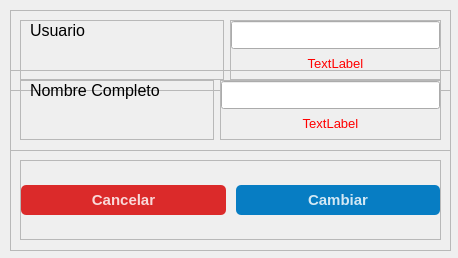
<?xml version="1.0" encoding="UTF-8"?>
<ui version="4.0">
 <class>Dialog</class>
 <widget class="QDialog" name="Dialog">
  <property name="geometry">
   <rect>
    <x>0</x>
    <y>0</y>
    <width>458</width>
    <height>258</height>
   </rect>
  </property>
  <property name="windowTitle">
   <string>Dialog</string>
  </property>
  <widget class="QFrame" name="frame">
   <property name="geometry">
    <rect>
     <x>10</x>
     <y>10</y>
     <width>441</width>
     <height>241</height>
    </rect>
   </property>
   <property name="frameShape">
    <enum>QFrame::StyledPanel</enum>
   </property>
   <property name="frameShadow">
    <enum>QFrame::Raised</enum>
   </property>
   <widget class="QFrame" name="frame_3">
    <property name="geometry">
     <rect>
      <x>10</x>
      <y>150</y>
      <width>421</width>
      <height>80</height>
     </rect>
    </property>
    <property name="sizePolicy">
     <sizepolicy hsizetype="Preferred" vsizetype="Expanding">
      <horstretch>0</horstretch>
      <verstretch>0</verstretch>
     </sizepolicy>
    </property>
    <property name="minimumSize">
     <size>
      <width>0</width>
      <height>80</height>
     </size>
    </property>
    <property name="maximumSize">
     <size>
      <width>16777215</width>
      <height>60</height>
     </size>
    </property>
    <property name="frameShape">
     <enum>QFrame::StyledPanel</enum>
    </property>
    <property name="frameShadow">
     <enum>QFrame::Raised</enum>
    </property>
    <layout class="QHBoxLayout" name="horizontalLayout">
     <property name="spacing">
      <number>10</number>
     </property>
     <property name="leftMargin">
      <number>0</number>
     </property>
     <property name="topMargin">
      <number>0</number>
     </property>
     <property name="rightMargin">
      <number>0</number>
     </property>
     <property name="bottomMargin">
      <number>0</number>
     </property>
     <item>
      <widget class="QPushButton" name="pushButton">
       <property name="maximumSize">
        <size>
         <width>16777215</width>
         <height>30</height>
        </size>
       </property>
       <property name="font">
        <font>
         <pointsize>11</pointsize>
         <bold>true</bold>
        </font>
       </property>
       <property name="styleSheet">
        <string notr="true">#pushButton{
    background-color: rgba(215, 0, 0, 210); /* Fondo rojo sólido */
    color: rgba(255, 255, 255, 210); /* Texto en blanco */
    border-radius: 5px;
}

#pushButton:hover {
    background-color: rgba(200, 0, 0, 255); /* Rojo más oscuro para el hover */
    color: rgba(255, 255, 255, 210); /* Mantenemos el texto en blanco */
}

#pushButton :pressed {
    background-color: rgba(150, 0, 0, 255); /* Rojo aún más oscuro para el estado presionado */
    padding-left: 5px; /* Efecto de presión */
    padding-top: 5px; /* Efecto de presión */
}</string>
       </property>
       <property name="text">
        <string>Cancelar</string>
       </property>
      </widget>
     </item>
     <item>
      <widget class="QPushButton" name="pushButton_2">
       <property name="maximumSize">
        <size>
         <width>16777215</width>
         <height>30</height>
        </size>
       </property>
       <property name="font">
        <font>
         <pointsize>11</pointsize>
         <bold>true</bold>
        </font>
       </property>
       <property name="styleSheet">
        <string notr="true">QPushButton{

		background-color: rgb(7, 125, 195);
	color:rgba(255, 255, 255, 210);
	border-radius:5px;
}

QPushButton:hover{
		background-color: rgb(9, 164, 253);
}

QPushButton:pressed{
	padding-left:5px;
	padding-top:5px;
	background-color:rgba(150, 123, 111, 255);
}</string>
       </property>
       <property name="text">
        <string>Cambiar</string>
       </property>
      </widget>
     </item>
    </layout>
   </widget>
   <widget class="QFrame" name="frame_14">
    <property name="geometry">
     <rect>
      <x>0</x>
      <y>0</y>
      <width>441</width>
      <height>81</height>
     </rect>
    </property>
    <property name="frameShape">
     <enum>QFrame::StyledPanel</enum>
    </property>
    <property name="frameShadow">
     <enum>QFrame::Raised</enum>
    </property>
    <layout class="QGridLayout" name="gridLayout_3">
     <item row="0" column="0">
      <widget class="QFrame" name="frame_15">
       <property name="maximumSize">
        <size>
         <width>16777215</width>
         <height>100</height>
        </size>
       </property>
       <property name="frameShape">
        <enum>QFrame::StyledPanel</enum>
       </property>
       <property name="frameShadow">
        <enum>QFrame::Raised</enum>
       </property>
       <layout class="QVBoxLayout" name="verticalLayout_10">
        <property name="spacing">
         <number>0</number>
        </property>
        <property name="topMargin">
         <number>0</number>
        </property>
        <property name="rightMargin">
         <number>0</number>
        </property>
        <property name="bottomMargin">
         <number>0</number>
        </property>
        <item>
         <widget class="QLabel" name="label_13">
          <property name="font">
           <font>
            <pointsize>12</pointsize>
           </font>
          </property>
          <property name="text">
           <string>Usuario                               </string>
          </property>
          <property name="alignment">
           <set>Qt::AlignLeading|Qt::AlignLeft|Qt::AlignTop</set>
          </property>
         </widget>
        </item>
        <item>
         <widget class="QLabel" name="label_14">
          <property name="text">
           <string/>
          </property>
         </widget>
        </item>
       </layout>
      </widget>
     </item>
     <item row="0" column="1">
      <widget class="QFrame" name="frame_16">
       <property name="maximumSize">
        <size>
         <width>16777215</width>
         <height>60</height>
        </size>
       </property>
       <property name="frameShape">
        <enum>QFrame::StyledPanel</enum>
       </property>
       <property name="frameShadow">
        <enum>QFrame::Raised</enum>
       </property>
       <layout class="QVBoxLayout" name="verticalLayout_11">
        <property name="spacing">
         <number>0</number>
        </property>
        <property name="leftMargin">
         <number>0</number>
        </property>
        <property name="topMargin">
         <number>0</number>
        </property>
        <property name="rightMargin">
         <number>0</number>
        </property>
        <property name="bottomMargin">
         <number>2</number>
        </property>
        <item>
         <widget class="QLineEdit" name="usuario">
          <property name="maximumSize">
           <size>
            <width>16777215</width>
            <height>30</height>
           </size>
          </property>
         </widget>
        </item>
        <item>
         <widget class="QLabel" name="usuarioLabel">
          <property name="font">
           <font>
            <pointsize>10</pointsize>
           </font>
          </property>
          <property name="styleSheet">
           <string notr="true">color: rgb(255, 0, 0);</string>
          </property>
          <property name="text">
           <string>TextLabel</string>
          </property>
          <property name="alignment">
           <set>Qt::AlignCenter</set>
          </property>
         </widget>
        </item>
       </layout>
      </widget>
     </item>
    </layout>
   </widget>
   <widget class="QFrame" name="frame_11">
    <property name="geometry">
     <rect>
      <x>0</x>
      <y>60</y>
      <width>441</width>
      <height>81</height>
     </rect>
    </property>
    <property name="frameShape">
     <enum>QFrame::StyledPanel</enum>
    </property>
    <property name="frameShadow">
     <enum>QFrame::Raised</enum>
    </property>
    <layout class="QGridLayout" name="gridLayout_2">
     <item row="0" column="1">
      <widget class="QFrame" name="frame_13">
       <property name="maximumSize">
        <size>
         <width>16777215</width>
         <height>60</height>
        </size>
       </property>
       <property name="frameShape">
        <enum>QFrame::StyledPanel</enum>
       </property>
       <property name="frameShadow">
        <enum>QFrame::Raised</enum>
       </property>
       <layout class="QVBoxLayout" name="verticalLayout_9">
        <property name="spacing">
         <number>0</number>
        </property>
        <property name="leftMargin">
         <number>0</number>
        </property>
        <property name="topMargin">
         <number>0</number>
        </property>
        <property name="rightMargin">
         <number>0</number>
        </property>
        <property name="bottomMargin">
         <number>2</number>
        </property>
        <item>
         <widget class="QLineEdit" name="nombre">
          <property name="maximumSize">
           <size>
            <width>16777215</width>
            <height>30</height>
           </size>
          </property>
         </widget>
        </item>
        <item>
         <widget class="QLabel" name="nombreLabel">
          <property name="font">
           <font>
            <pointsize>10</pointsize>
           </font>
          </property>
          <property name="styleSheet">
           <string notr="true">color: rgb(255, 0, 0);</string>
          </property>
          <property name="text">
           <string>TextLabel</string>
          </property>
          <property name="alignment">
           <set>Qt::AlignCenter</set>
          </property>
         </widget>
        </item>
       </layout>
      </widget>
     </item>
     <item row="0" column="0">
      <widget class="QFrame" name="frame_12">
       <property name="maximumSize">
        <size>
         <width>16777215</width>
         <height>100</height>
        </size>
       </property>
       <property name="frameShape">
        <enum>QFrame::StyledPanel</enum>
       </property>
       <property name="frameShadow">
        <enum>QFrame::Raised</enum>
       </property>
       <layout class="QVBoxLayout" name="verticalLayout_8">
        <property name="spacing">
         <number>0</number>
        </property>
        <property name="topMargin">
         <number>0</number>
        </property>
        <property name="rightMargin">
         <number>0</number>
        </property>
        <property name="bottomMargin">
         <number>0</number>
        </property>
        <item>
         <widget class="QLabel" name="label_11">
          <property name="font">
           <font>
            <pointsize>12</pointsize>
           </font>
          </property>
          <property name="text">
           <string>Nombre Completo            </string>
          </property>
          <property name="alignment">
           <set>Qt::AlignLeading|Qt::AlignLeft|Qt::AlignTop</set>
          </property>
         </widget>
        </item>
        <item>
         <widget class="QLabel" name="label_12">
          <property name="text">
           <string/>
          </property>
         </widget>
        </item>
       </layout>
      </widget>
     </item>
    </layout>
   </widget>
  </widget>
 </widget>
 <resources/>
 <connections/>
</ui>
